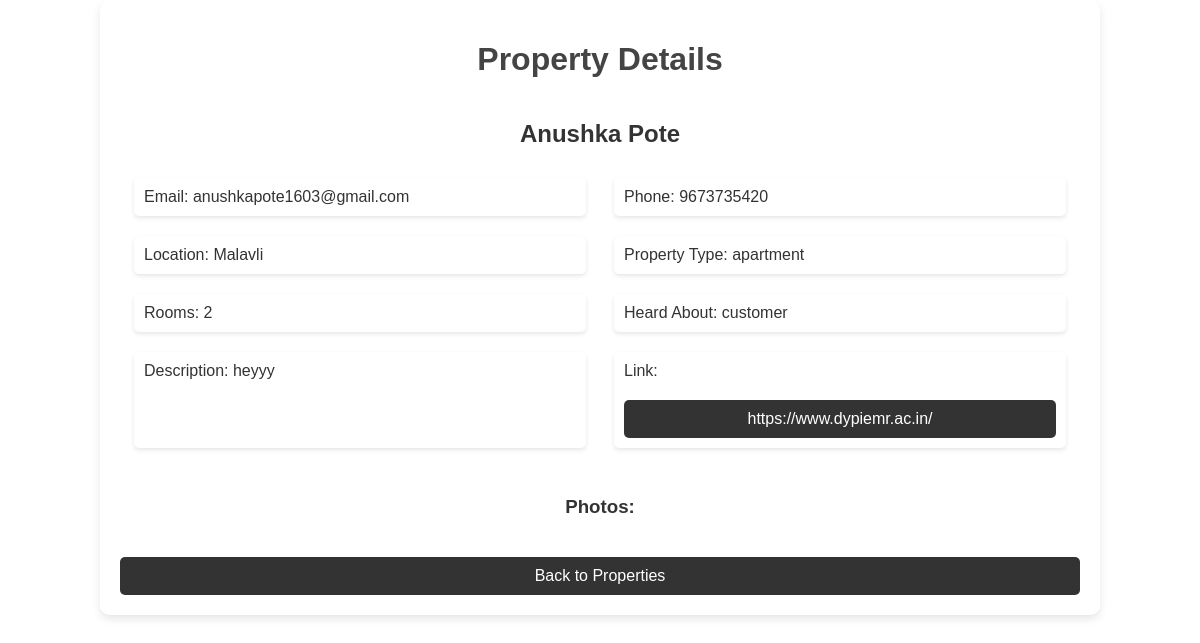
/property/1, run on the app's committed database.
### models.py (models this page shows)
class Villa(db.Model):
    id = db.Column(db.Integer, primary_key=True)
    first_name = db.Column(db.String(50), nullable=False)
    last_name = db.Column(db.String(50), nullable=False)
    email = db.Column(db.String(120), nullable=False)
    phone = db.Column(db.String(20), nullable=False)
    location = db.Column(db.String(100), nullable=False)
    property_type = db.Column(db.String(50), nullable=False)
    rooms = db.Column(db.Integer, nullable=True)
    heard_about = db.Column(db.String(100))
    description = db.Column(db.Text)
    timestamp = db.Column(db.DateTime, index=True, default=datetime.utcnow)
    photos = db.relationship('Photo', backref='villa', lazy=True)
    link = db.Column(db.String(200))

### app.py (the view)
@app.route('/property/<int:villa_id>')
def view_property(villa_id):
    villa = Villa.query.get_or_404(villa_id)
    return render_template('property_detail.html', villa=villa)

### templates/property_detail.html (shortened to what this page needs)
<!DOCTYPE html>
<html lang="en">
<head>
</head>
<body>
    <div class="container">
        <h1>Property Details</h1>
        <div class="property-details">
            <h2>{{ villa.first_name }} {{ villa.last_name }}</h2>
            <p>Email: {{ villa.email }}</p>
            <p>Phone: {{ villa.phone }}</p>
            <p>Location: {{ villa.location }}</p>
            <p>Property Type: {{ villa.property_type }}</p>
            <p>Rooms: {{ villa.rooms }}</p>
            <p>Heard About: {{ villa.heard_about }}</p>
            <p>Description: {{ villa.description }}</p>
            {% if villa.link %}
            <p>Link: <a href="{{ villa.link }}" target="_blank">{{ villa.link }}</a></p>
            {% endif %}
            <div class="property-photos">
                <h3>Photos:</h3>
            </div>
        </div>
        <a href="{{ url_for('view_properties') }}">Back to Properties</a>
    </div>
</body>
</html>

### data on the page
Villa: first_name "Anushka", last_name "Pote", email "anushkapote1603@gmail.com", phone "9673735420", location "Malavli", property_type "apartment", rooms "2", heard_about "customer", description "heyyy", link "https://www.dypiemr.ac.in/"
